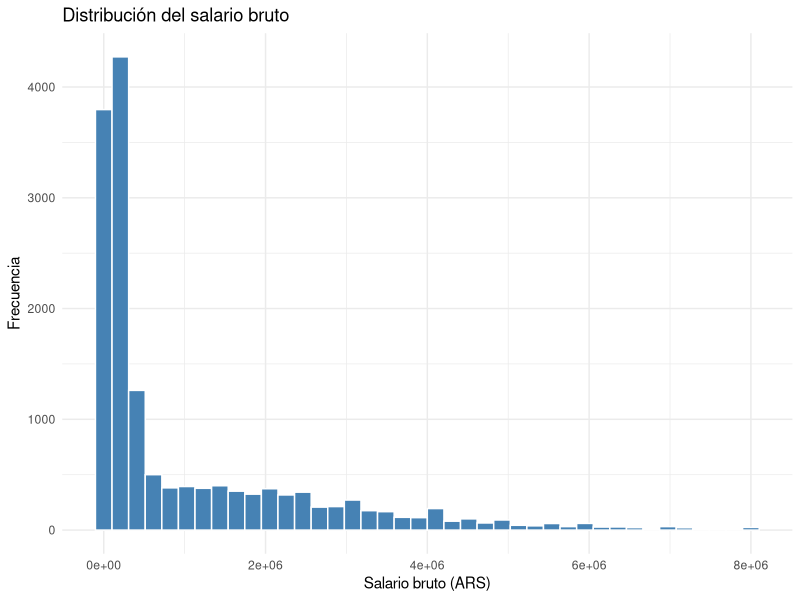
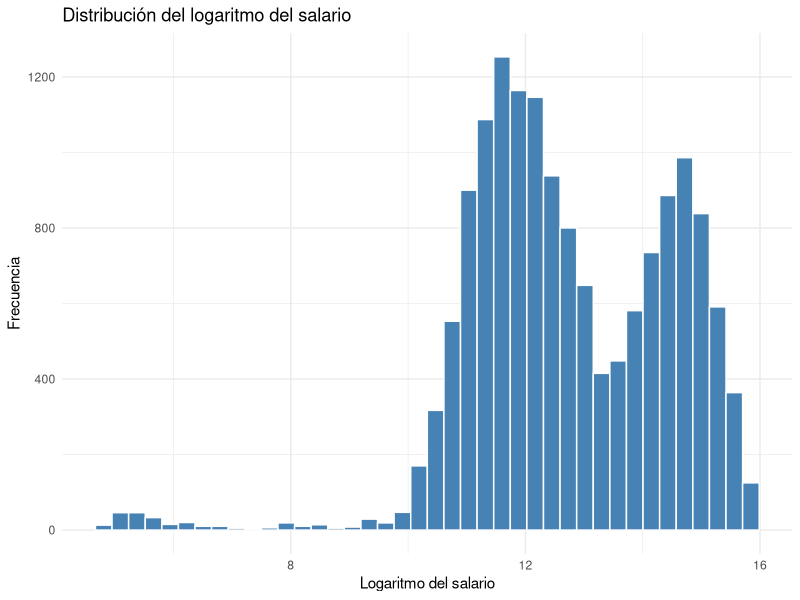
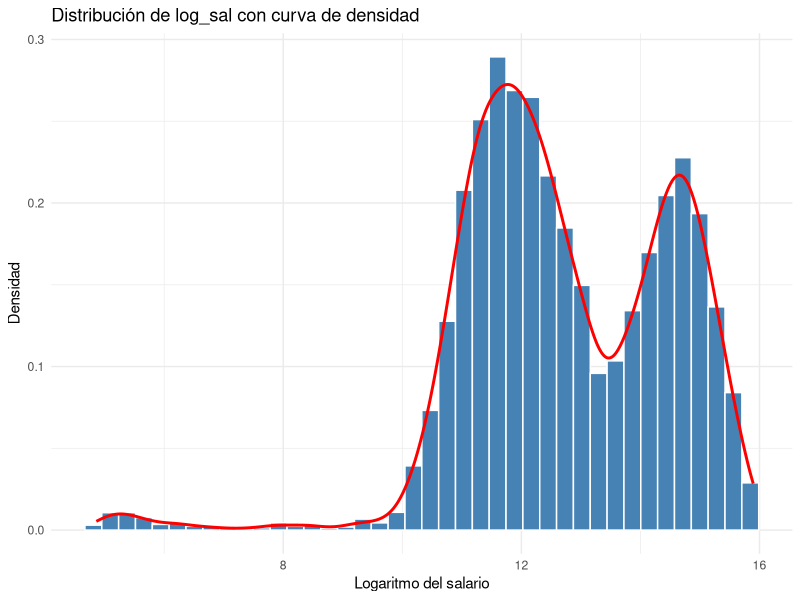
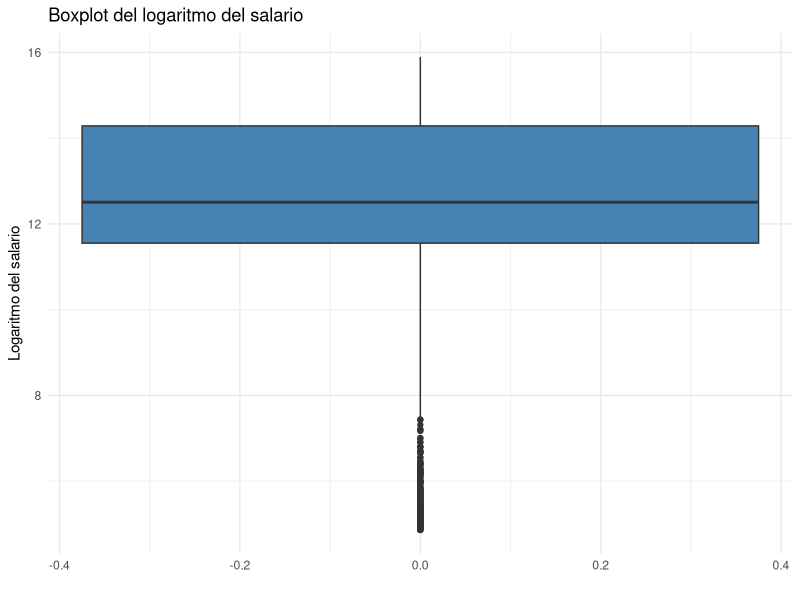
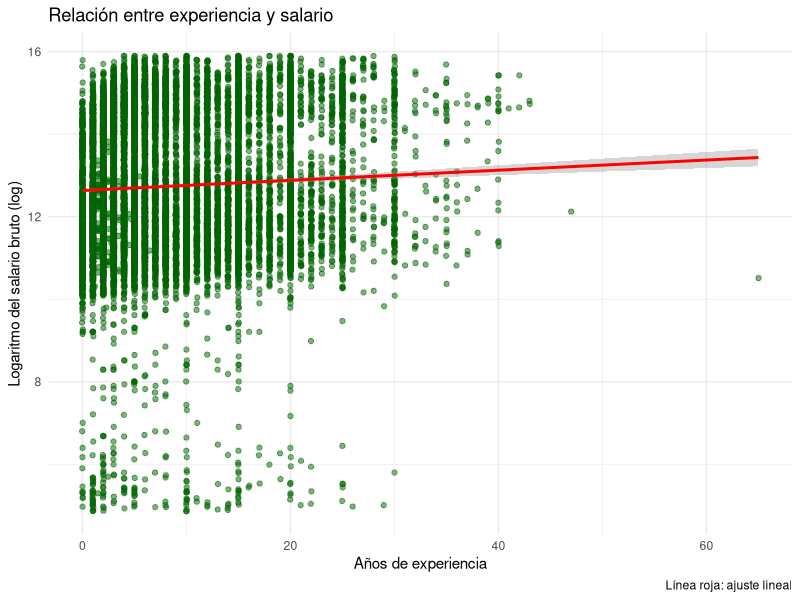
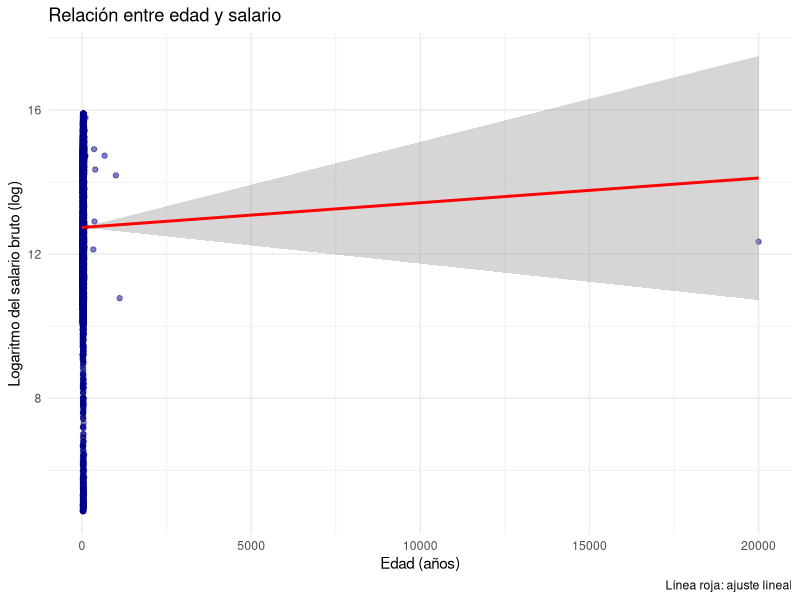
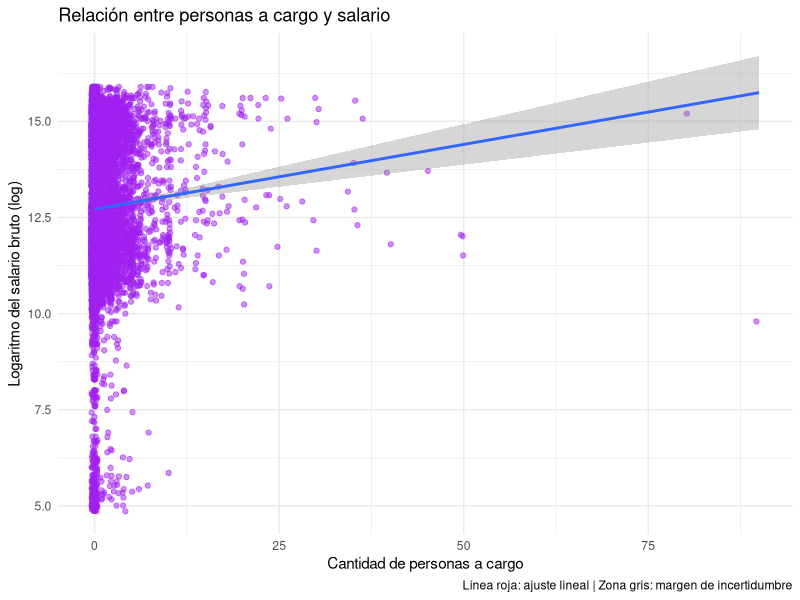
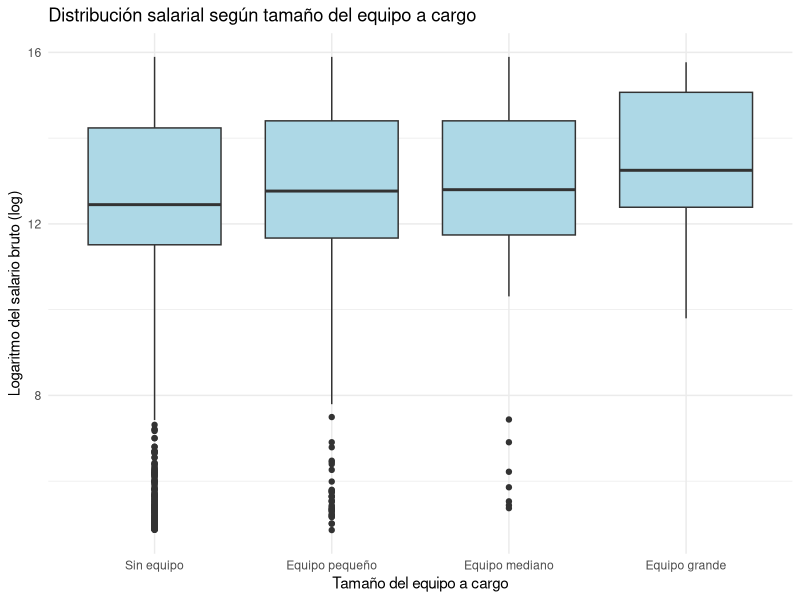

The R script that drew these images, in order:
# -----------------------------------------------------------------------------
# 03_EDA.R
# -----------------------------------------------------------------------------

library(tidyverse)

#INDICE

# 1. CARGA DEL DATASET 
# 2. ESTRUCTURA GENERAL 
# 3. CALIDAD DE DATOS 
# 4. DISTRIBUCIONES UNIVARIADAS 
# 5. DISTRIBUCIÓN DE LA VARIABLE OBJETIVO 
# 6. VARIABLES NUMÉRICAS 
# 7. VARIABLES CATEGÓRICAS 
# 8. VARIABLES POTENCIALMENTE CONFUNDIDORAS 
# 9. REGIÓN Y ROLES 
# 10. CONCLUSIONES DEL EDA

# -----------------------------------------------------------------------------
# 1. CARGA DEL DATASET LIMPIO
# -----------------------------------------------------------------------------

df <- read_csv(
  "data/processed/df_sysarmy.csv")

# -----------------------------------------------------------------------------
# 2. ESTRUCTURA GENERAL
# -----------------------------------------------------------------------------

glimpse(df)
dim(df)
colnames(df)

# -----------------------------------------------------------------------------
# 3. CALIDAD DE DATOS
# -----------------------------------------------------------------------------


colSums(is.na(df))
sort(colSums(is.na(df)), decreasing = TRUE)



df %>%
  group_by(anio,semestre) %>%
  summarise(
    registros = n(),
    seniority_na = sum(is.na(seniority)),
    dolarizado_na = sum(is.na(sueldo_dolarizado)),
    modalidad_na = sum(is.na(modalidad)),
    uso_ia_na = sum(is.na(uso_ia))
  )


# CONCLUSION:
# Las variables PRINCIPALES utilizadas para el analisis no presentan
# valores faltantes.
#
# Seniority, sueldo_dolarizado y uso_ia representan aproximadamente
# un 67% de valores faltantes. Sin embargo, en el ultimo analisis que hicimos
# (por periodos) nos muestra que estos faltantes no son aleatorios.
#
# Las variables seniority, sueldo_dolarizado y uso_ia se encuentran
# disponibles a partir de la encuesta del periodo 2024.1,
# mientras que modalidad aparece a partir de 2022.2.
#
# Por lo tanto, los valores faltantes responden a cambios en el
# cuestionario de Sysarmy entre distintos períodos y no a errores
# de carga o falta de respuesta de los encuestados.



# -----------------------------------------------------------------------------
# 4. DISTRIBUCIONES UNIVARIADAS
# -----------------------------------------------------------------------------

### VARIABLES CATEGORICAS

# grupo_rol — "Data Platform / MLOps" representa el ~50% del dataset.
df %>%
  count(grupo_rol)%>%
  mutate(
    porcentaje = round(n/sum(n)*100,1)
  )

# Distribución de seniority — Nota: ~67% NA corresponden a períodos 2019-2023
df %>%
  count(seniority)%>%
  mutate(
    porcentaje = round(n/sum(n)*100,1)
  )

# genero_simple — Nota: ~82% Hombre, representación femenina baja (14%)
df %>%
  count(genero_simple)%>%
  mutate(
    porcentaje = round(n/sum(n)*100,1)
  )

# modalidad — Nota: ~46% NA (períodos pre-2022); entre los disponibles, 50% remoto
df %>%
  count(modalidad)%>%
  mutate(
    porcentaje = round(n/sum(n)*100,1)
  )

# gente_a_cargo_grupo — Nota: ~80% sin equipo a cargo
df %>%
  count(gente_a_cargo_grupo)%>%
  mutate(
    porcentaje = round(n/sum(n)*100,1)
  )


### VARIABLES NUMERICAS


# sal_bruto: media (1.049.037) - mediana (270.000) — distribucion asimetrica
# confirma uso de log_sal como variable objetivo
summary(df$sal_bruto)

# log_sal: media (12.74) y mediana (12.51) mas cercanas - buen uso de log()
summary(df$log_sal)

# experiencia: mediana 6 anios, máximo 65 — posible outlier en el maximo
summary(df$experiencia)

# edad: rango 17-70, 5 NA — no afectan el analisis
summary(df$edad)

# gente_a_cargo: mediana 0, media 0.74 — 80% sin equipo, distribucion muy sesgada
summary(df$gente_a_cargo)



# -----------------------------------------------------------------------------
# 5. DISTRIBUCION DE LA VARIABLE OBJETIVO
# -----------------------------------------------------------------------------


  ggplot(df, aes(x = sal_bruto)) +
    geom_histogram(
      bins = 40,
      fill = "steelblue",
      color = "white"
    ) +
    labs(
      title = "Distribución del salario bruto",
      x = "Salario bruto (ARS)",
      y = "Frecuencia"
    ) +
    theme_minimal()



ggplot(df, aes(x = log_sal)) +
  geom_histogram(
    bins = 40,
    fill = "steelblue",
    color = "white"
  ) +
  labs(
    title = "Distribución del logaritmo del salario",
    x = "Logaritmo del salario",
    y = "Frecuencia"
  ) +
  theme_minimal()


# Histograma con densidad — linea roja muestra curva de densidad estimada
# Grafico principal de esta seccion — se observa distribución bimodal
# Dos picos sugieren dos grupos salariales distintos (pesos vs dolares)
ggplot(df, aes(x = log_sal)) +
  geom_histogram(
    aes(y = after_stat(density)),
    bins = 40, fill = "steelblue",color = "white"
  ) +
  geom_density(color = "red", size = 1) +
  labs(
    title = "Distribución de log_sal con curva de densidad",
    x = "Logaritmo del salario",
    y = "Densidad"
  )+
  theme_minimal()


ggplot(df, aes(y = log_sal)) +
  geom_boxplot(fill = "steelblue") +
  labs(
    title = "Boxplot del logaritmo del salario",
    y = "Logaritmo del salario",
    x = ""
  ) +
  theme_minimal()

# -----------------------------------------------------------------------------
# 6. VARIABLES NUMERICAS
# -----------------------------------------------------------------------------


# Relacion entre Experiencia y salario
# Relacion positiva debil — experiencia sola no determina el salario
# Alta dispersion vertical
# La mayoria de observaciones se encuentran entre 0 y 20 anios de experiencia
ggplot(df, aes(x = experiencia, y = log_sal)) +
  geom_jitter(alpha = 0.5, color = "darkgreen") +
  geom_smooth(method = "lm", color = "red") +
  labs(
    title = "Relación entre experiencia y salario",
    x = "Años de experiencia",
    y = "Logaritmo del salario bruto (log)",
    caption = "Línea roja: ajuste lineal"
  )+
  theme_minimal()



# Relacion entre Edad y salario
# Tendencia positiva similar a experiencia pero con mayor dispersion
# Edad y experiencia probablemente correlacionadas — riesgo de multicolinealidad
# Se evaluara incluir solo una de las dos en el modelo final
ggplot(df, aes(x = edad, y = log_sal)) +
  geom_jitter(alpha = 0.5, color = "darkblue") +
  geom_smooth(method = "lm", color = "red") +
  labs(
    title = "Relación entre edad y salario",
    x = "Edad (años)",
    y = "Logaritmo del salario bruto (log)",
    caption = "Línea roja: ajuste lineal"
  ) +
  theme_minimal()


# Relacion entre Personas a cargo y salario
# 80% de observaciones en x=0 — ajuste lineal poco confiable
# Zona gris del lm se abre hacia la derecha por escasez de datos en valores altos
# El boxplot por grupos probablemente sea mas informativo para esta variable
ggplot(df, aes(x = gente_a_cargo, y = log_sal)) +
  geom_jitter(alpha = 0.5, color = "purple") +
  geom_smooth(method = "lm") +
  labs(
    title = "Relación entre personas a cargo y salario",
    x = "Cantidad de personas a cargo",
    y = "Logaritmo del salario bruto (log)",
    caption = "Línea roja: ajuste lineal | Zona gris: margen de incertidumbre"
  ) +
  theme_minimal()

# Relacion entre Grupo de personas a cargo y salario
# Mediana salarial aumenta progresivamente con el tamaño del equipo
# Cajas de tamaño similar — dispersion parecida entre los grupos
# Equipo grande tiene pocos casos
ggplot(df, aes(x = factor(gente_a_cargo_grupo, 
                           levels = c("Sin equipo","Equipo pequeño",
                                      "Equipo mediano","Equipo grande")), 
                y = log_sal)) +
  geom_boxplot(fill = "lightblue") +
  labs(
    title = "Distribución salarial según tamaño del equipo a cargo",
    x = "Tamaño del equipo a cargo",
    y = "Logaritmo del salario bruto (log)"
  )+
  theme_minimal()



# CONCLUSION SECCION 6:
# Las tres variables numericas muestran relacion positiva con el salario
# pero con alta dispersion — ninguna explica el salario de forma aislada.
# Edad y experiencia probablemente correlacionadas — evaluar multicolinealidad.




# -----------------------------------------------------------------------------
# 7. VARIABLES CATEGORICAS
# -----------------------------------------------------------------------------


# SENIORITY
# Variable con separación clara entre los tres niveles
# Medianas crecen progresivamente: Junior < Semi-Senior < Senior
# Senior tiene levemente la caja con mayor dispersión
ggplot(df %>% filter(!is.na(seniority)), 
       aes(x = seniority, y = log_sal, fill = seniority)) +
  geom_boxplot() +
  labs(
    title = "Distribución salarial según seniority",
    x = "Seniority",
    y = "Logaritmo del salario bruto (log)",
    caption = "Solo períodos 2024-2026 | n = 5.091 observaciones"
  )+
  theme_minimal()


# MODALIDAD
# Presencial muestra mediana levemente inferior y menor dispersión
# Medianas similares entre Remoto e Hibrido
# Modalidad no pareciera ser un determinante relevante del salario

ggplot(df %>% filter(!is.na(modalidad)),
       aes(x = modalidad, y = log_sal, fill = modalidad)) +
  geom_boxplot() +
  labs(
    title = "Distribución salarial según modalidad de trabajo",
    x = "Modalidad de trabajo",
    y = "Logaritmo del salario bruto (log)",
    caption = "Períodos 2019-2022 | n = 8.195 observaciones"
  ) +
  theme_minimal()


# DOLARIZACION
# Diferencia salarial mas pronunciada de todas las variables categóricas
# Dolarizado: mediana 14.9 ($2.916.000) vs No dolarizado: 14.6 ($2.180.000)
# Confirma hipotesis de bimodalidad observada en sección 5

ggplot(df %>% filter(!is.na(sueldo_dolarizado)),
       aes(x = factor(sueldo_dolarizado, 
                      labels = c("No dolarizado", "Dolarizado")),
           y = log_sal,
           fill = factor(sueldo_dolarizado))) +
  geom_boxplot() +
  labs(
    title = "Distribución salarial según dolarización del sueldo",
    x = "Tipo de sueldo",
    y = "Logaritmo del salario bruto (log)",
    caption = "Solo períodos 2024-2026 | n = 5.091 observaciones"
  ) +
  theme_minimal()

# Tabla de apoyo para visualizar mediana de log_sal segun sueldo dolarizado 
# TRUE o FALSE

df %>%
  filter(!is.na(sueldo_dolarizado)) %>%
  group_by(sueldo_dolarizado) %>%
  summarise(
    mediana = median(log_sal, na.rm = TRUE),
    mediana_pesos = median(sal_bruto, na.rm = TRUE),
    n = n()
  )


# RELACION ENTRE EXPERIENCIA y SALARIO SEGUN DOLARIZACION
# Brecha salarial entre dolarizados y no dolarizados se mantiene en toda 
# la trayectoria
# Las líneas no son paralelas — brecha crece levemente con la experiencia
# Dolarizar el sueldo tiene mayor impacto salarial a largo plazo

ggplot(df %>% filter(!is.na(sueldo_dolarizado)),
       aes(x = experiencia, 
           y = log_sal,
           color = factor(sueldo_dolarizado, 
                          labels = c("No dolarizado", "Dolarizado")))) +
  geom_point(alpha = 0.4, size = 0.8) +
  geom_smooth(method = "lm", se = TRUE) +
  labs(
    title = "Relación entre experiencia y salario según dolarización",
    x = "Años de experiencia",
    y = "Logaritmo del salario bruto (log)",
    color = "Tipo de sueldo",
    caption = "Línea: ajuste lineal con intervalo de confianza al 95% | Solo períodos 2024-2026"
  ) +
  theme_minimal()



# TAMANO DE LA EMPRESA
# Medianas similares entre todos los tamaños — sin tendencia clara ni consistente
# Leve variacion en tramos intermedios pero se estabiliza en empresas grandes
# Tamaño de empresa no parece ser un predictor relevante del salario

ggplot(df %>% filter(!is.na(tam_empresa)),
       aes(x = factor(tam_empresa, 
                      levels = c("1", "2-10", "11-50", "51-100", 
                                 "101-200", "201-500", "501-1000", 
                                 "1001-2000", "2001-5000", 
                                 "5001-10000", "+10000")), 
           y = log_sal)) +
  geom_boxplot(fill = "steelblue") +
  labs(
    title = "Distribución salarial según tamaño de la organización",
    x = "Cantidad de personas en la organización",
    y = "Logaritmo del salario bruto (log)"
  ) +
  theme(
    legend.position = "none",
    axis.text.x = element_text(angle = 45, hjust = 1)
  )+
  theme_minimal()



# CONCLUSION SECCION 7:
# Seniority y dolarización son las variables categóricas con mayor poder discriminante.
# Modalidad y tamaño de empresa no muestran diferencias salariales relevantes.
# Dolarización confirma hipótesis de bimodalidad — brecha del 34% en salario bruto.

# Tablas de apoyo

# mediana por seniority

df %>%
  group_by(seniority) %>%
  summarise(
    mediana_salario = median(sal_bruto, na.rm = TRUE),
    cantidad = n()
  )


# mediana por modalidad

df %>%
  group_by(modalidad) %>%
  summarise(
    mediana_salario = median(sal_bruto, na.rm = TRUE),
    cantidad = n()
  )


# mediana por sueldo dolarizado

df %>%
  group_by(sueldo_dolarizado) %>%
  summarise(
    mediana_salario = median(sal_bruto, na.rm = TRUE),
    cantidad = n()
  )


# -----------------------------------------------------------------------------
# 8. VARIABLES POTENCIALMENTE CONFUNDIDORAS
# -----------------------------------------------------------------------------



# GENERO
# Sin controlar por seniority — mujeres muestran mediana levemente superior
# Conclusion apresurada: no hay brecha salarial de genero
# Este grafico solo es el punto de partida — ver gráficos 2 y 3
ggplot(df,
       aes(x = genero_simple, y = log_sal, fill = genero_simple)) +
  geom_boxplot() +
  labs(
    title = "Distribución salarial según género",
    x = "Género",
    y = "Logaritmo del salario bruto (log)"
  ) +
  theme_minimal()


# Controlando por seniority - distribuciones de hombre y mujer muy similares
# El patron Junior < Semi-Senior < Senior se repite igual en ambos generos.
# La brecha que observamos en el grafico 1 desaparece al controlar por seniority.
ggplot(df %>% filter(!is.na(seniority)),
       aes(x = genero_simple, y = log_sal, fill = seniority)) +
  geom_boxplot() +
  labs(
    title = "Distribución salarial según género y seniority",
    x = "Género",
    y = "Logaritmo del salario bruto (log)",
    fill = "Seniority",
    caption = "Solo períodos 2024-2026 | n = 5.091 observaciones"
  ) +
  theme_minimal()



# Hombres tienen mayor proporcion de Senior (~50%) vs mujeres (~30%)
# Mujeres tienen mayor proporcion de Junior y Semi-Senior
# Explica porque el genero parece relevante sin controlar si 
# es el seniority el factor real
ggplot(df %>% filter(!is.na(seniority)),
       aes(x = genero_simple, fill = seniority)) +
  geom_bar(position = "fill") +
  labs(
    title = "Proporción de seniority según género",
    x = "Género",
    y = "Proporción",
    fill = "Seniority",
    caption = "Solo períodos 2024-2026 | n = 5.091 observaciones"
  ) +
  theme_minimal()


# Tabla de Apoyo - Mediana de salario por grupo_rol
df %>%
  group_by(grupo_rol) %>%
  summarise(
    mediana_salario = median(sal_bruto, na.rm = TRUE),
    cantidad = n()
  ) %>%
  arrange(desc(mediana_salario))


# CONCLUSION SECCION 8:
# El genero no es un determinante salarial independiente.
# Seniority actua como variable confundidora — hombres Senior ~50%  vs 
# mujeres Senior ~30%.
# Al controlar por seniority, las diferencias salariales entre generos desaparecen.


# -----------------------------------------------------------------------------
# 9. REGIONES Y ROLES
# -----------------------------------------------------------------------------

# SALARIO SEGUN REGION
# GBA tiene mediana mas alta y distribucion más compacta que CABA e Interior
# Posiblemente esto refleje profesionales remotos trabajando para empresas 
# de CABA.
# CABA e Interior tienen medianas similares pero mayor dispersion
# Observaciones: CABA=8.461, GBA=915, Interior=5.912
ggplot(df,
       aes(x = region, y = log_sal, fill = region)) +
  geom_boxplot() +
  labs(
    title = "Distribución salarial según región",
    x = "Región",
    y = "Logaritmo del salario bruto (log)"
  ) +
  theme_minimal()

df %>% count(region)



# SALARIO SEGUN GRUPO DE ROL
# Data Science / AI tiene la mediana mas alta — Data Platform / MLOps la 
# mas baja
# Diferencias entre grupos menores de lo esperado — medianas similares
ggplot(df,
       aes(x = grupo_rol, y = log_sal, fill = grupo_rol)) +
  geom_boxplot() +
  labs(
    title = "Distribución salarial según grupo de rol",
    x = "Grupo de rol",
    y = "Logaritmo del salario bruto (log)"
  ) +
  theme(
    legend.position = "none",
    axis.text.x = element_text(angle = 15, hjust = 1)
  )+
  theme_minimal()


# TOP DE ROLES CON FILL POR GRUPO — salario por ocupación
# Entre los puestos AI Engineer tiene la mediana mas alta - DBA la mas baja 
# Alta variabilidad dentro de cada grupo de rol
# El puesto (rol) es una etiqueta — seniority y dolarización
# determinan el salario independientemente del puesto especifico
top_roles <- df %>%
  count(trabajo_de, sort = TRUE) %>%
  slice_head(n = 10) %>%
  pull(trabajo_de)

ggplot(df %>% filter(trabajo_de %in% top_roles),
       aes(x = reorder(trabajo_de, log_sal, median),
           y = log_sal,
           fill = grupo_rol)) +
  geom_boxplot() +
  coord_flip() +
  labs(
    title = "Distribución salarial por rol — Top 10",
    x = "Rol",
    y = "Logaritmo del salario bruto (log)",
    fill = "Grupo de rol"
  ) +
  theme_minimal()


# CONCLUSION SECCION 9:
# Las diferencias regionales son menores de lo esperado — mercado IT relativamente homogeneo.
# Entre roles, AI Engineer lidera y DBA queda en el extremo inferior.
# Grupo de rol y region pueden ser variables de control en el modelado.


# -----------------------------------------------------------------------------
# 10. CONCLUSIONES DEL EDA
# -----------------------------------------------------------------------------


# VARIABLES CON MAYOR PODER EXPLICATIVO:
# - Seniority: separación clara entre niveles, mayor señal del EDA
# - Dolarización: brecha del 34% en salario bruto, confirma bimodalidad
# - Experiencia: relación positiva pero con alta dispersión
# - Grupo de rol: Data Science / AI lidera, diferencias moderadas

# VARIABLES CON MENOR PODER EXPLICATIVO:
# - Modalidad: medianas similares entre remoto, híbrido y presencial
# - Tamaño de empresa: sin tendencia clara ni consistente
# - Región: mercado IT relativamente homogéneo geográficamente

# VARIABLE CONFUNDIDORA IDENTIFICADA:
# - Seniority confunde la relación género-salario
# - Al controlar por seniority, diferencias entre géneros desaparecen

# DECISIÓN DE MODELADO:
# - Modelo 1: datos completos 2019-2026, sin seniority ni dolarización
# - Modelo 2: datos 2024-2026, incorpora seniority y dolarización
# - Comparación mediante ANOVA
